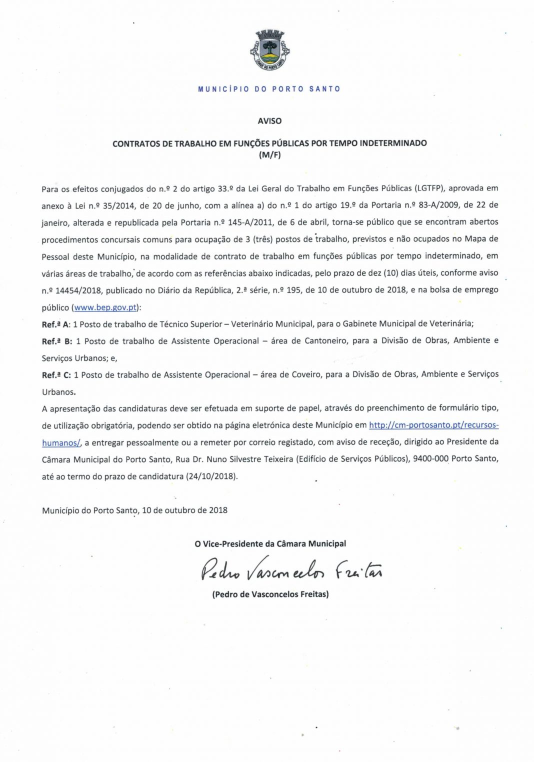
#> input picture ImageTextRecognition/test_image.png, 1068 x 1523 px (shown at 1/2 size)
$ python -i skew_detect.py   (imports and definitions only)
#> lines starting #> are read from the running program, lines starting #| are printed output that depends on the picture; after the words box and inside, x2 and y2 are one past the last pixel; in counts of white or black regions, pixels touching at a corner belong together
#> further down, picture is the input picture: PIL image 1068x1523 RGB; mean R, G, B 245.4, 245.7, 246
import numpy as np
from PIL import Image
from skimage import io, color
from skimage.feature import canny
from skimage.transform import hough_line, hough_line_peaks

class SkewDetect:
    def __init__(self, image: Image, sigma=3.0, num_peaks=20, plot_hough=True):
        self.image = image
        self.sigma = sigma
        self.num_peaks = num_peaks
        self.plot_hough = plot_hough

    def determine_skew(self):
        img_gray = np.array(self.image.convert("L"))
        edges = canny(img_gray, sigma=self.sigma)
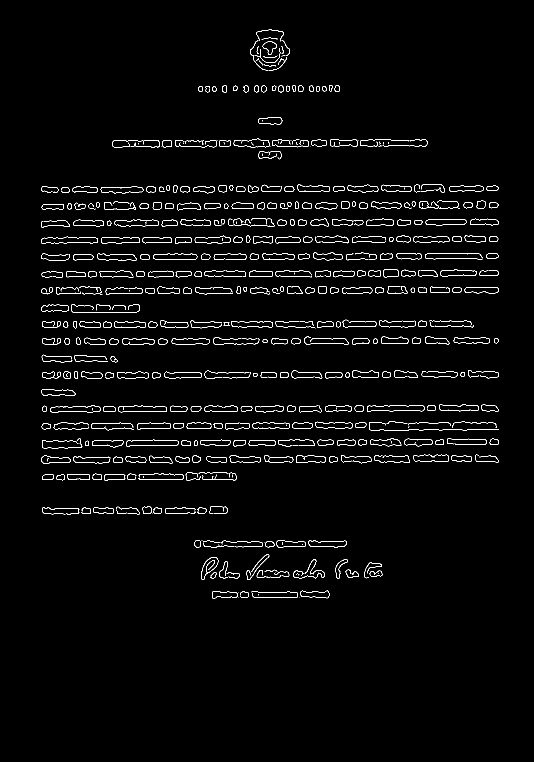
#> edges: shape (1523, 1068) bool (shown at 1/2 size); 2.3% white in thin lines or dots, all inside (x1, y1, x2, y2) = (82, 59, 998, 1197)
        h, theta, d = hough_line(edges)
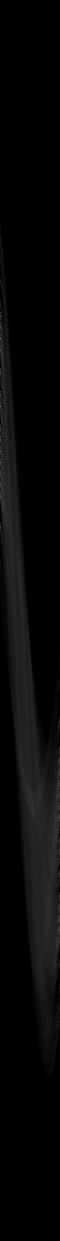
#> h: shape (3723, 180) uint64 (shown at 1/3 size); min 0, max 326, mean 9.9; drawn with min black and max white
#> theta = 180 values from -1.57 to 1.55; d = 3723 values from -1861 to 1861
        accum, angles, dists = hough_line_peaks(h, theta, d, num_peaks=self.num_peaks)
#> accum = 20 values, max 326 at index 0, min 247 at index 18, mean 271.6; angles = 20 values from -1.57 to -1.57; dists = 20 values, max -280 at index 19, min -924 at index 11, mean -657.6
        angles_deg = np.rad2deg(angles)
#> angles_deg = 20 values from -90 to -90
        skew_angle = self._estimate_skew_angle(angles_deg)
        if self.plot_hough:
            self._display_hough(h, theta, d)

        return {"Estimated Angle": skew_angle}

    def _estimate_skew_angle(self, angles_deg):
        angles_norm = [(angle + 90) % 180 - 90 for angle in angles_deg]
#> angles_norm = [-90, -90, -90, -90, -90, -90, -90, -90, -90, -90, -90, -90, -90, -90, -90, -90, -90, -90, -90, -90]

        if len(angles_norm) > 0:
            predominant_angle = np.mean(angles_norm)
#> predominant_angle = -90
        else:
            predominant_angle = 0

        return predominant_angle

    def _display_hough(self, h, theta, d):
        import matplotlib.pyplot as plt
        plt.imshow(np.log(1 + h),
                   extent=[np.rad2deg(theta[-1]), np.rad2deg(theta[0]), d[-1], d[0]],
                   cmap=plt.cm.gray,
                   aspect=1.0 / 90)
        plt.xlabel('Angle (degrees)')
        plt.ylabel('Distance (pixels)')
        plt.title('Hough Transform')
        plt.show()
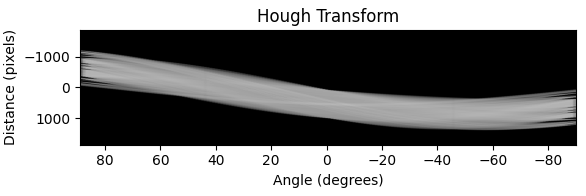
#> figure drawn by matplotlib, 1 panel

>>> from PIL import Image
>>> picture = Image.open('../../test_image.png')
>>> result = SkewDetect(picture).determine_skew()
#> result = {'Estimated Angle': -90}
